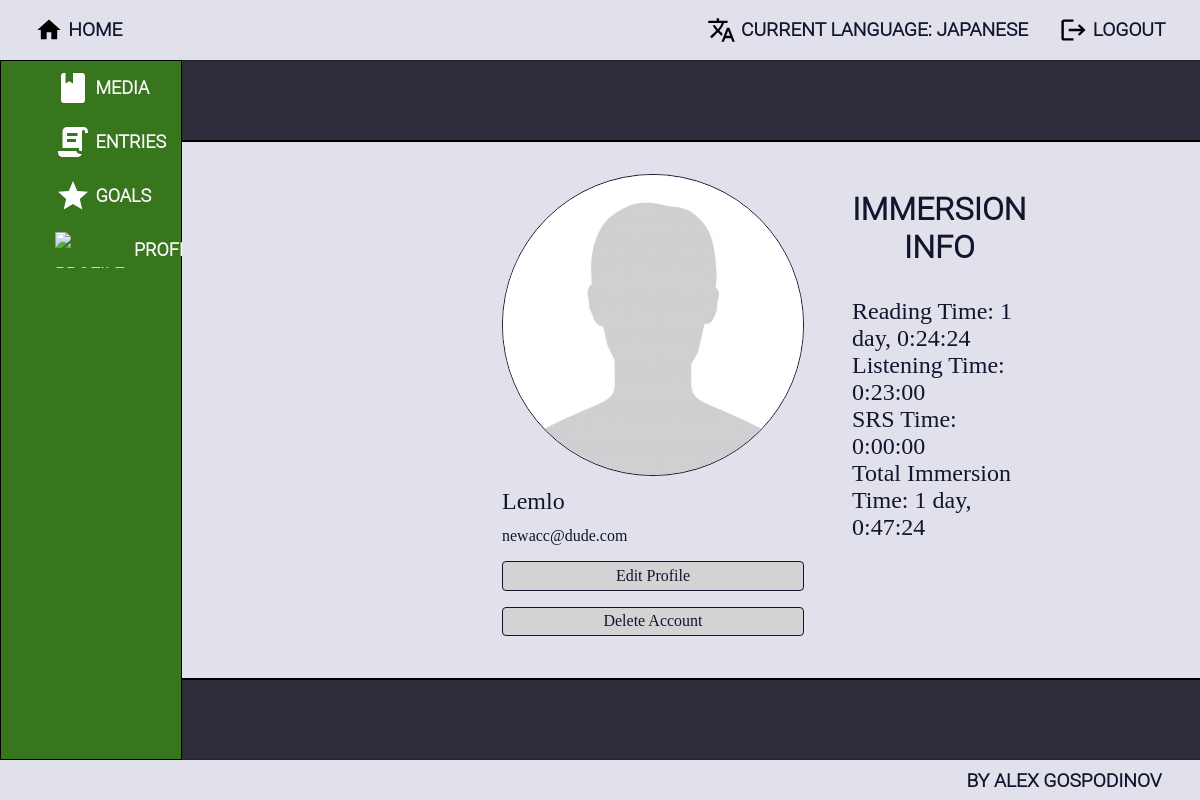
/accounts/profile/1/details/ (signed in), run on the app's committed database.
### ImmersionTracker/accounts/models.py (models this page shows, shortened)
class ImmersionTrackerUser(auth_models.AbstractBaseUser, auth_models.PermissionsMixin):
    MAX_EMAIL_LENGTH = 150
    MAX_FIRST_NAME_LENGTH = 150
    MAX_LAST_NAME_LENGTH = 150
    email = models.EmailField(
        _("email address"),
        max_length=MAX_EMAIL_LENGTH,
        unique=True,
        error_messages={
            "unique": _("A user with that email already exists."),
        },
    )
    first_name = models.CharField(_("first name"), max_length=MAX_FIRST_NAME_LENGTH, blank=True)
    last_name = models.CharField(_("last name"), max_length=MAX_LAST_NAME_LENGTH, blank=True)
    is_staff = models.BooleanField(
        _("staff status"),
        default=False,
        help_text=_("Designates whether the user can log into this admin site."),
    )
    is_active = models.BooleanField(
        _("active"),
        default=True,
        help_text=_(
            "Designates whether this user should be treated as active. "
            "Unselect this instead of deleting accounts."
        ),
    )
    date_joined = models.DateTimeField(_("date joined"), default=timezone.now)
    object = ImmersionTrackerUserManager()
    USERNAME_FIELD = 'email'

class Profile(models.Model):
    NICKNAME_MAX_LENGTH = 20
    nickname = models.CharField(
        max_length=NICKNAME_MAX_LENGTH,
        blank=True,
        null=True,
    )
    current_language = models.ForeignKey('languages.Language', on_delete=models.SET_NULL, blank=True, null=True)
    user = models.OneToOneField(
        ImmersionTrackerUser,
        on_delete=models.CASCADE,
        related_name='profile',
        primary_key=True,
    )
    profile_picture = models.URLField(
        blank=True,
        null=True,
    )
    @property
    def reading_time(self):
        return self.current_language.reading_time
    @property
    def listening_time(self):
        return self.current_language.listening_time
    def srs_time(self):
        return self.current_language.srs_time
    @property
    def immersion_time(self):
        return self.reading_time + self.listening_time

### ImmersionTracker/languages/models.py (models this page shows, shortened)
class Language(HasOwnerProfile, models.Model):
    LANGUAGE_NAME_MAX_LENGTH = 20
    name = models.CharField(
        max_length=LANGUAGE_NAME_MAX_LENGTH,
        null=False,
        blank=False,
    )
    @property
    def reading_time(self):
        return sum((entry.time_length for entry in self.readingentry_set.all()), datetime.timedelta())
    @property
    def listening_time(self):
        return sum((entry.time_length for entry in self.listeningentry_set.all()), datetime.timedelta())
    @property
    def srs_time(self):
        return sum((entry.time_length for entry in self.srsentry_set.all()), datetime.timedelta())

### ImmersionTracker/immersion_entries/models.py (models this page shows, shortened)
class BaseEntry(HasOwnerProfile, HasLanguage, models.Model):
    time_length = models.DurationField()
    created_on = models.DateField(
        auto_now_add=True,
    )
    edited_on = models.DateField(
        auto_now=True,
    )
    class Meta:
        abstract = True

class ReadingEntry(BaseEntry):
    char_length = models.IntegerField(
        default=None,
        null=True,
        blank=True,
    )
    media = models.ForeignKey(
        ReadingMedia,
        on_delete=models.DO_NOTHING,
        related_name='entries',
    )

class ListeningEntry(BaseEntry):
    media = models.ForeignKey(
        ListeningMedia,
        on_delete=models.DO_NOTHING,
        related_name='entries',
    )

### ImmersionTracker/accounts/views.py (the view)
# urls.py: path('<int:pk>/details/', ProfileDetailsView.as_view(), name='profile_details'),
class ProfileDetailsView(LoginRequiredMixin, UserOwnsProfileMixin, views.DetailView):
    queryset = Profile.objects.all()
    template_name = 'accounts/profile_details.html'

### ImmersionTracker/core/mixins.py (called while the page is built)
    def check_profile_owner(self):
        profile = super().get_object()
        request_profile = get_current_profile(self.request)
        if not self.request.user.is_authenticated or profile != request_profile:
            return self.handle_no_permission()

    def get(self, *args, **kwargs):
        return self.check_profile_owner() or super().get(*args, **kwargs)

### ImmersionTracker/utils.py (called while the page is built)
def get_current_profile(request):
    return Profile.objects.get(user_id=request.user.id)

### templates/accounts/profile_details.html
{% extends 'base.html' %}
{% load static %}
{% block main_content %}
    <div class="profile-wrapper">
        <div class="profile-picture-and-nickname">
            <div class="profile-picture">
                {% if user.profile.profile_picture %}
                    <img src="{{ user.profile.profile_picture }}" alt="profile-picture">
                {% else %}
                    <img src="{% static 'images/default_profile_pic.jpg'%}" alt="default-profile-pic">
                {% endif %}
            </div>
            <div class="nickname-display">
                {% if object.nickname %}
                    {{ object.nickname }}
                {% else %}
                    <span><em>No nickname</em></span>
                {% endif %}
            </div>
            <div class="email-display">
                {{ request.user.email }}
            </div>
            <a href="{% url 'profile_edit' pk=object.pk %}" class="edit-profile-btn">Edit Profile</a>
            <a href="{% url 'account_delete' pk=object.pk %}" class="edit-profile-btn">Delete Account</a>
        </div>
        <div class="profile-details-and-options">
            <div class="profile-details">
                <div class="immersion-info">
                    <div class="immersion-info-label"> IMMERSION INFO</div>
                    {% if request.user.profile.current_language %}
                        <div class="profile-details-value">Reading Time: {{ object.reading_time }}</div>
                        <div class="profile-details-value">Listening Time: {{ object.listening_time }}</div>
                        <div class="profile-details-value">SRS Time: {{ object.srs_time }}</div>
                        <div class="profile-details-value">Total Immersion Time: {{ object.immersion_time }}</div>
                    {% else %}
                        <div class="new-current-language-message">No current language set, no info to display</div>
                    {% endif %}
                </div>
            </div>
        </div>
    </div>
{% endblock %}

### templates/base.html (shortened to what this page needs)
{% load static %}
<!DOCTYPE html>
<html lang="en">
<head>
    <link rel="stylesheet" href="{% static 'style/style.css' %}">
</head>
<body>
    <header>
        <a href="{% url 'index' %}" class="header-nav header-nav-button">
            <img src="{% static 'icons/home.svg' %}" alt="icon-home">
            <span> Home </span>
        </a>
        <div class="navigation">
            <ul class="header-nav logout-and-language">
                {% if request.user.is_authenticated %}
                    <li>
                    <a class="header-nav-button" href="{% url 'languages_index' %}">
                        <img src="{% static 'icons/language.svg' %}" alt="icon-language">
                        <span>Current Language:
                            {% if request.user.profile.current_language %}
                                {{ request.user.profile.current_language.name }}
                            {% else %}
                                None
                            {% endif %}
                        </span>
                    </a>
                    </li>
                    <li>
                        <a class="header-nav-button" href="{% url 'logout' %}">
                            <img src="{% static 'icons/logout.svg' %}" alt="icon-logout">
                            <span> Logout </span>
                        </a>
                    </li>
                {% endif %}
            </ul>
        </div>
    </header>
    <div class="base-wrapper">
    <div class="sidebar">
        <ul class="sidebar-buttons">
            {% if request.user.is_authenticated %}
                <li class="sidebar-button">
                    <div class="sidebar-button-wrapper">
                        <a class="sidebar-link" href="{% url 'all_media' %}">
                            <img class="sidebar-icon" src="{% static 'icons/media.svg' %}" alt="media-icon">
                            <span>media</span>
                        </a>
                    </div>
                </li>
                <li class="sidebar-button">
                    <div class="sidebar-button-wrapper">
                        <a href="{% url 'all_entries' %}" class="sidebar-link">
                            <img class="sidebar-icon" src="{% static 'icons/entry_text.svg' %}" alt="entry-icon">
                            <span> entries </span>
                        </a>
                    </div>
                </li>
                <li class="sidebar-button">
                    <div class="sidebar-button-wrapper">
                        <a href="{% url 'all_goals' %}" class="sidebar-link">
                            <img class="sidebar-icon" src="{% static 'icons/goal.svg' %}" alt="goal-icon">
                            <span> goals </span>
                        </a>
                    </div>
                </li>
                <li class="sidebar-button">
                    <div class="sidebar-button-wrapper">
                        <a href="{% url 'profile_details' pk=request.user.id %}" class="sidebar-link">
                            <img class="sidebar-icon" src="{% static 'icons/profile.svg' %}" alt="profile-icon">
                            <span> profile </span>
                        </a>
                    </div>
                </li>
            {% endif %}
        </ul>
    </div>
        {% block main_content %}
        {% endblock %}
    </div>
    <footer class="footer">
        <p class="credit">By Alex Gospodinov</p>
    </footer>
</body>
</html>

### staticfiles/style/main.css (style rules this page uses)
body { background-color: #2d2d3b; color: #FCF7FF; height: 100vh; margin: 0; padding: 0; display: flex; flex-direction: column; }
a { color: inherit; text-decoration: none; }
.base-wrapper { flex: 1; display: flex; overflow-y: auto; overflow-x: clip; }
html { overflow: hidden; }

### staticfiles/style/header_footer_and_sidebar.css (style rules this page uses)
header, footer { background-color: #e1e1eb; color: #14142e; font-size: larger; font-family: "Roboto Light", sans-serif; font-weight: bold; text-transform: uppercase; height: 60px; box-shadow: 1px 0 1px black; display: flex; flex-direction: row; align-items: center; }
.footer { height: 40px; justify-content: end; padding-right: 2em; }
.navigation { display: flex; flex-direction: row; justify-content: end; flex: 1; }
.header-nav { list-style-type: none; display: flex; flex-direction: row; margin: 0 1em; }
.header-nav-button { display: flex; align-items: center; padding: 0.5em 0.8em; gap: 5px; border-radius: 8px; }
.header-nav-button > img { height: 1.5em; }
.sidebar { width: 15%; flex-shrink: 0; background-color: #38761d; border: 1px solid black; font-size: large; font-family: "Roboto Light", sans-serif; font-weight: bold; }
.sidebar > ul { list-style-type: none; text-transform: uppercase; }
.sidebar-button-wrapper { display: flex; }
.sidebar-link { width: 100%; height: 100%; display: flex; align-items: center; gap: 0.25em; }
.sidebar-link > img { box-sizing: border-box; height: 2em; margin-left: 3em; }
.sidebar-button { width: 100%; height: 3em; line-height: 3em; text-align: center; }
ul { padding: 0; margin: 0; }

### staticfiles/style/profile_details.css (style rules this page uses)
.profile-wrapper { width: 100%; display: flex; flex-direction: row; gap: 3em; flex: 1; justify-content: space-between; background-color: #e1e1eb; color: #14142e; border-top: 2px solid black; border-bottom: 2px solid black; margin: 5em 0 5em 0; padding: 2em 20em 0 20em; }
.profile-picture { width: 300px; height: 300px; border-radius: 50%; border: 1px solid #14142e; }
.profile-picture > img { width: 100%; border-radius: 50%; }
.nickname-display { flex: 1; font-size: x-large; padding: 0.5em 0 0.5em 0; }
.edit-profile-btn { display: block; padding: 0.3em 1em; margin-top: 1em; border: 1px solid #14142e; border-radius: 4px; background: lightgray; text-align: center; }
.profile-details-and-options { flex: 1; }
.immersion-info-label { padding: 0.5em 0 1em 0; font-size: 2em; font-family: "Roboto Light", sans-serif; font-weight: bold; text-align: center; }
.profile-details-value { font-size: 1.5em; }

### data on the page
ImmersionTrackerUser: user.profile.current_language.name "JAPANESE", user.email "newacc@dude.com"
Profile: nickname "Lemlo", reading_time "1 day, 0:24:24", listening_time "0:23:00", srs_time "0:00:00", immersion_time "1 day, 0:47:24"
